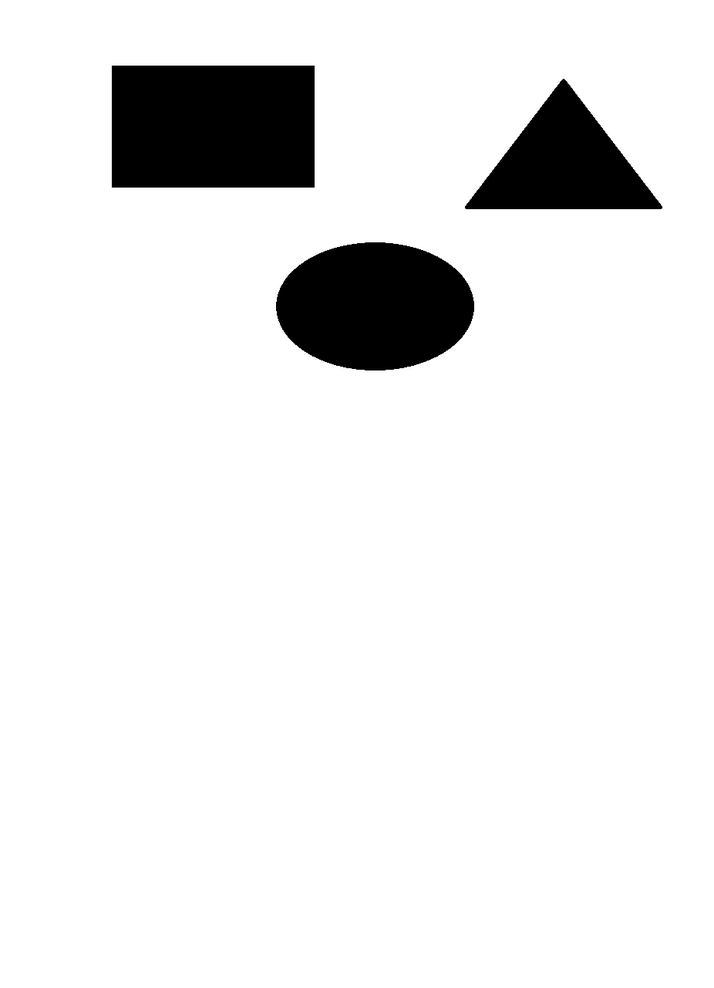
#> input picture DAY17/Inpoutpics/SHAPE.png, 714 x 988 px, shrunk from 926 x 1280 before the run, found by its file name
$ python Practice.py
#> lines starting #> are read from the running program, lines starting #| are printed output that depends on the picture; after the words box and inside, x2 and y2 are one past the last pixel; in counts of white or black regions, pixels touching at a corner belong together; long printed decimals are rounded
import cv2
import numpy as np
img=cv2.imread("SHAPE.png")
#> img is the input picture: shape (988, 714, 3); min 0, max 255, mean 234.1
gray=cv2.cvtColor(img,cv2.COLOR_BGR2GRAY)
blur=cv2.GaussianBlur(gray,(5,5),0)
_,binery=cv2.threshold(blur,127,255,cv2.THRESH_BINARY_INV)
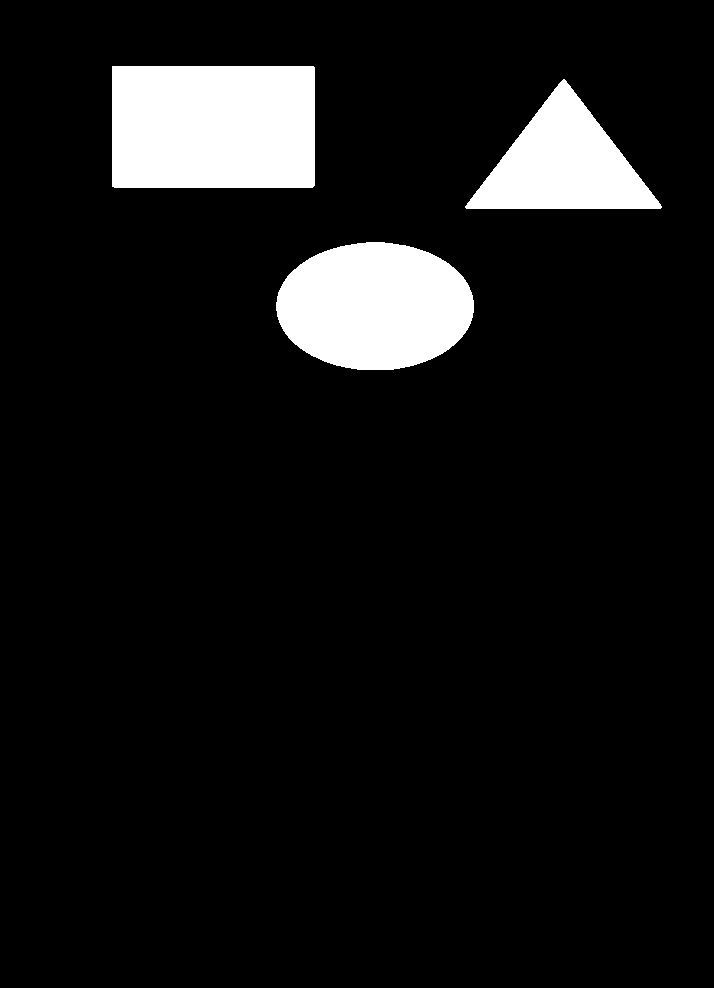
#> binery: shape (988, 714); 8.2% white; 3 white regions
contours,_=cv2.findContours(binery,cv2.RETR_EXTERNAL,cv2.CHAIN_APPROX_SIMPLE)
#> contours = 3 contours; box (x1, y1, x2, y2) and area: (112, 66, 315, 188) 24438, (276, 242, 474, 370) 19695, (465, 79, 662, 209) 12982
draw=cv2.drawContours(img,contours,-1,(0,255,0),3)
for i,cnt in enumerate(contours):
    area=cv2.contourArea(cnt)
    perimeter=cv2.arcLength(cnt,True)
    print(f"CONTOUR{i+1}")
    print("area of contour:",area)
    print("perimeter of contour:",perimeter)
    x,y,w,h=cv2.boundingRect(cnt)
    cv2.rectangle(img,(x,y),(x+w,y+h),(255,0,0),2)
#> this loop made 3 passes
#> (area, perimeter, x, y, w, h) on passes 1 to 3: (19695, 543.7, 276, 242, 198, 128), (12981.5, 534.6, 465, 79, 197, 130), (24438, 643.7, 112, 66, 203, 122)
#| CONTOUR1
#| area of contour: 19695.0
#| perimeter of contour: 543.730
#| CONTOUR2
#| area of contour: 12981.5
#| perimeter of contour: 534.600
#| CONTOUR3
#| area of contour: 24438.0
#| perimeter of contour: 643.657
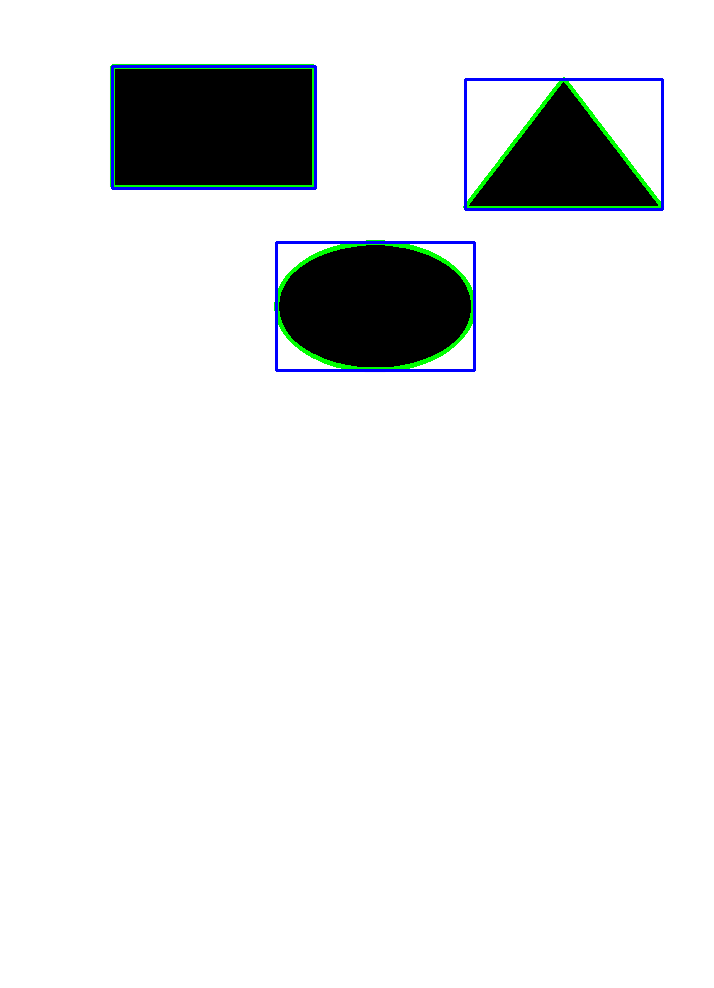
#> img: shape (988, 714, 3); mean B, G, R 234, 233.6, 231.9
cv2.imshow("binery",binery)
cv2.imshow("draw",draw)
cv2.imwrite("poutput/Pdraw.png",draw)
cv2.waitKey(0)
cv2.destroyAllWindows()

$ run again, with DAY17/Inpoutpics/PIC1.png copied over DAY17/Inpoutpics/SHAPE.png
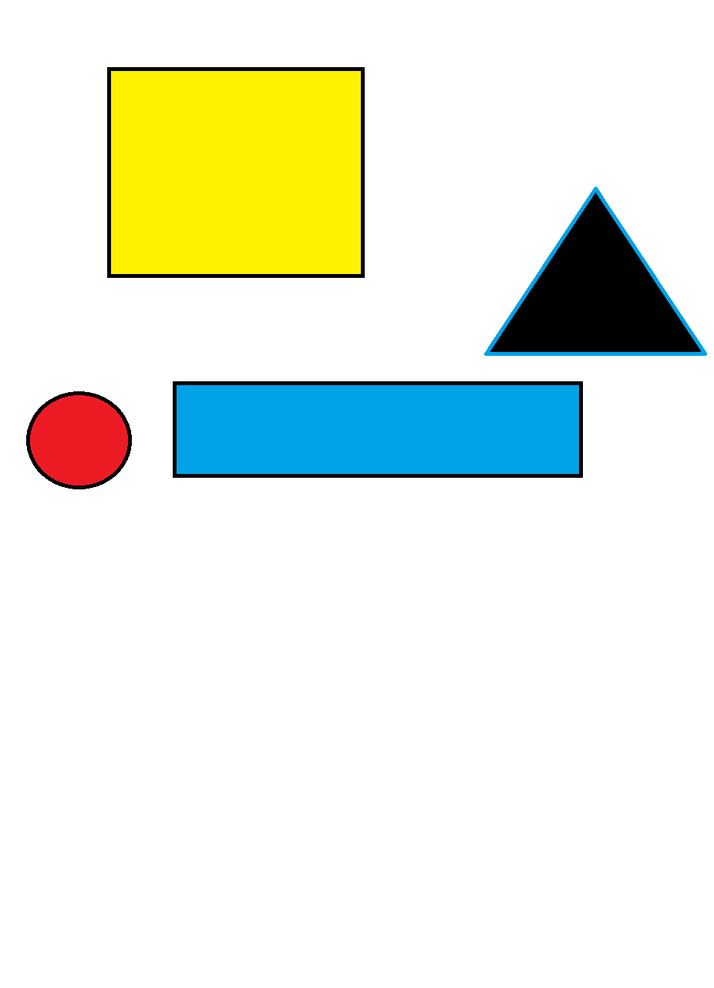
#> input picture DAY17/Inpoutpics/PIC1.png, 714 x 988 px, shrunk from 926 x 1280 before the run, found by its file name
#> img is the input picture: shape (988, 714, 3); mean B, G, R 224.1, 237.6, 231.8
#> `_,binery=cv2.threshold(blur,127,255,cv2.THRESH_BINARY_INV)`:
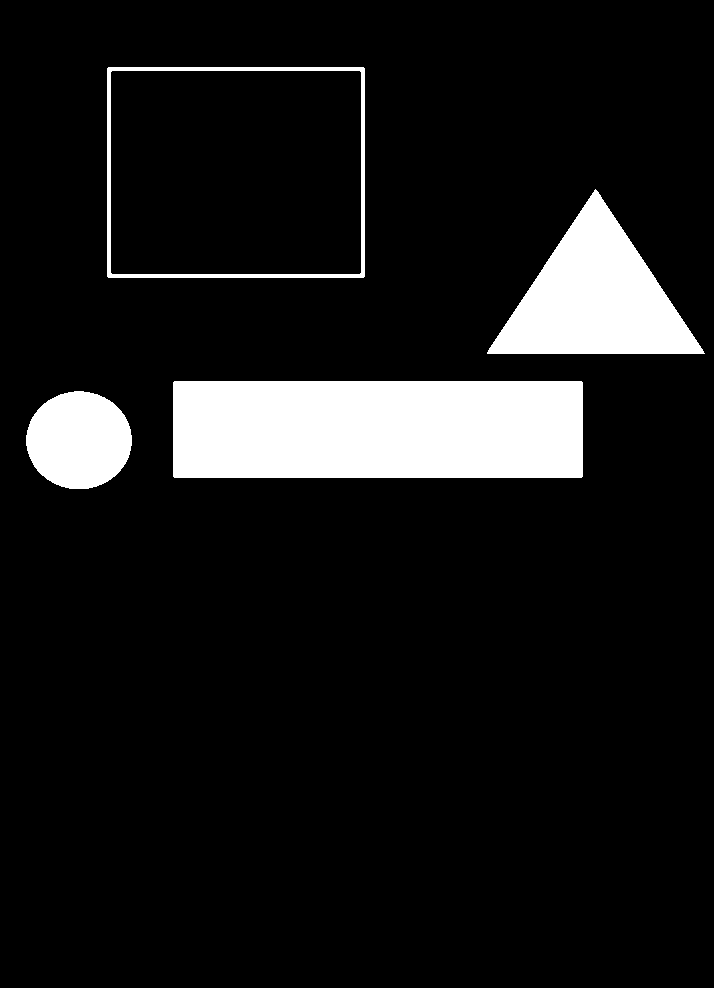
#> binery: shape (988, 714); 9.9% white; 4 white regions
#> contours = 4 contours; box (x1, y1, x2, y2) and area: (107, 67, 365, 278) 53968, (173, 381, 583, 478) 39262, (487, 189, 705, 354) 17932, (26, 391, 132, 489) 7980
#> the loop `for i,cnt in enumerate(contours):` made 4 passes
#> (area, perimeter, x, y, w, h) on passes 1 to 4: (7980, 334.9, 26, 391, 106, 98), (39262, 1007.7, 173, 381, 410, 97), (17931.5, 634.9, 487, 189, 218, 165), (53968, 931.7, 107, 67, 258, 211)
#> (printed output is left out)
#> after the loop `for i,cnt in enumerate(contours):`:
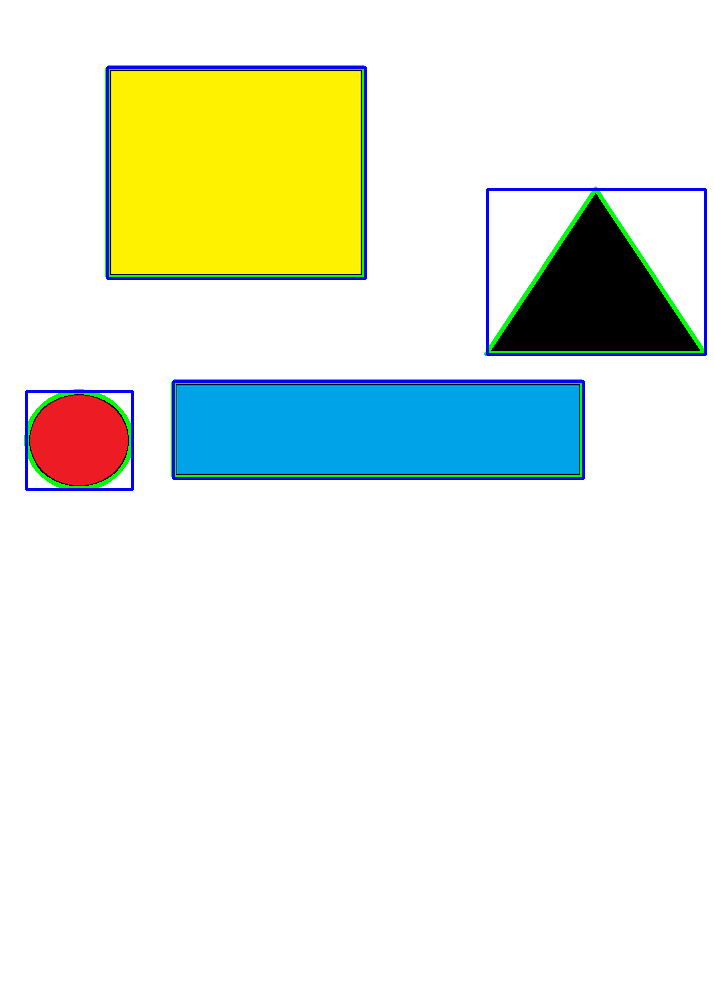
#> img: shape (988, 714, 3); mean B, G, R 224, 236.9, 229.1

$ run again, with DAY17/Inpoutpics/Rectangle.png copied over DAY17/Inpoutpics/SHAPE.png
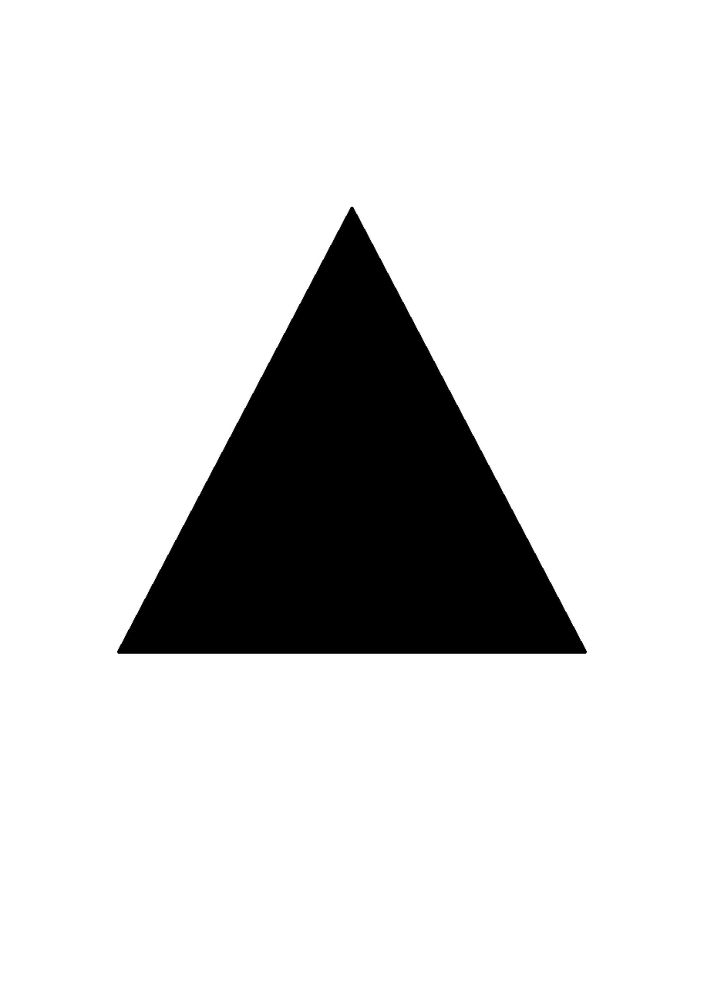
#> input picture DAY17/Inpoutpics/Rectangle.png, 714 x 988 px, shrunk from 926 x 1280 before the run, found by its file name
#> img is the input picture: shape (988, 714, 3); min 0, max 255, mean 216.7
#> `_,binery=cv2.threshold(blur,127,255,cv2.THRESH_BINARY_INV)`:
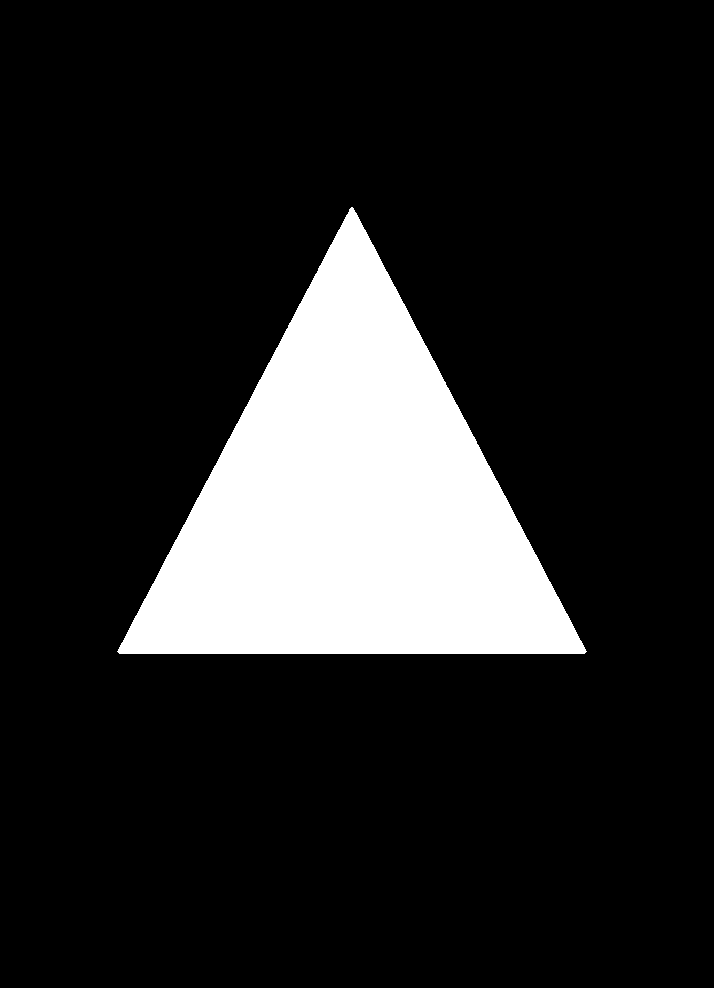
#> binery: shape (988, 714); 15% white; 1 white region
#> contours = 1 contour; box (x1, y1, x2, y2) and area: (117, 207, 587, 654) 105425
#> the loop `for i,cnt in enumerate(contours):` made 1 pass
#> (area, perimeter, x, y, w, h) on pass 1: (105425, 1553.5, 117, 207, 470, 447)
#> (printed output is left out)
#> after the loop `for i,cnt in enumerate(contours):`:
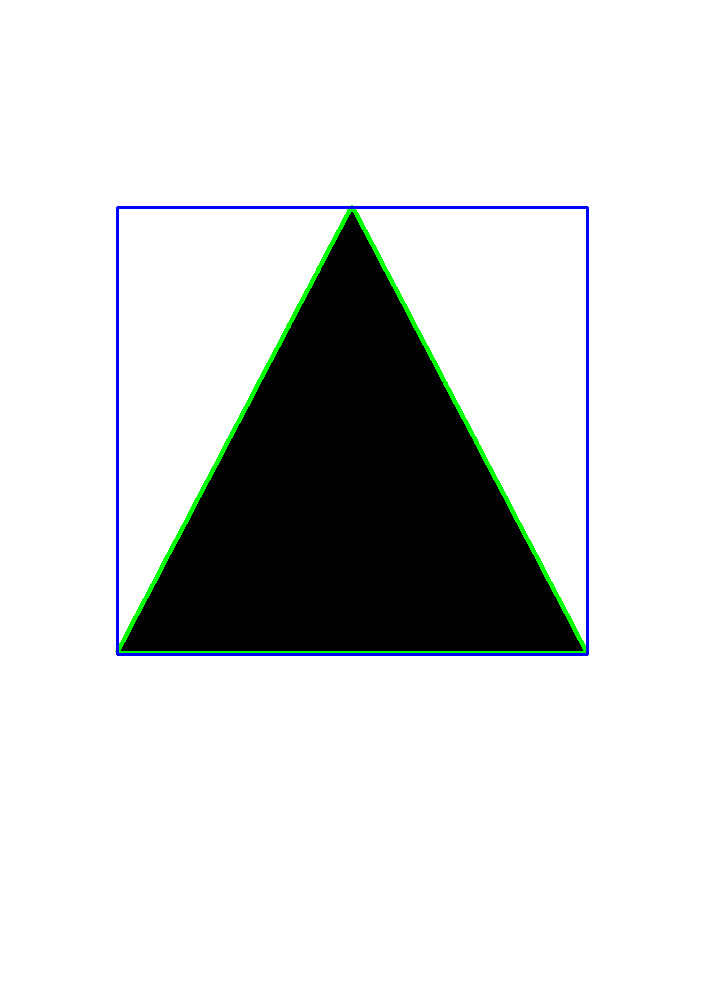
#> img: shape (988, 714, 3); mean B, G, R 216.2, 216.1, 214.2
